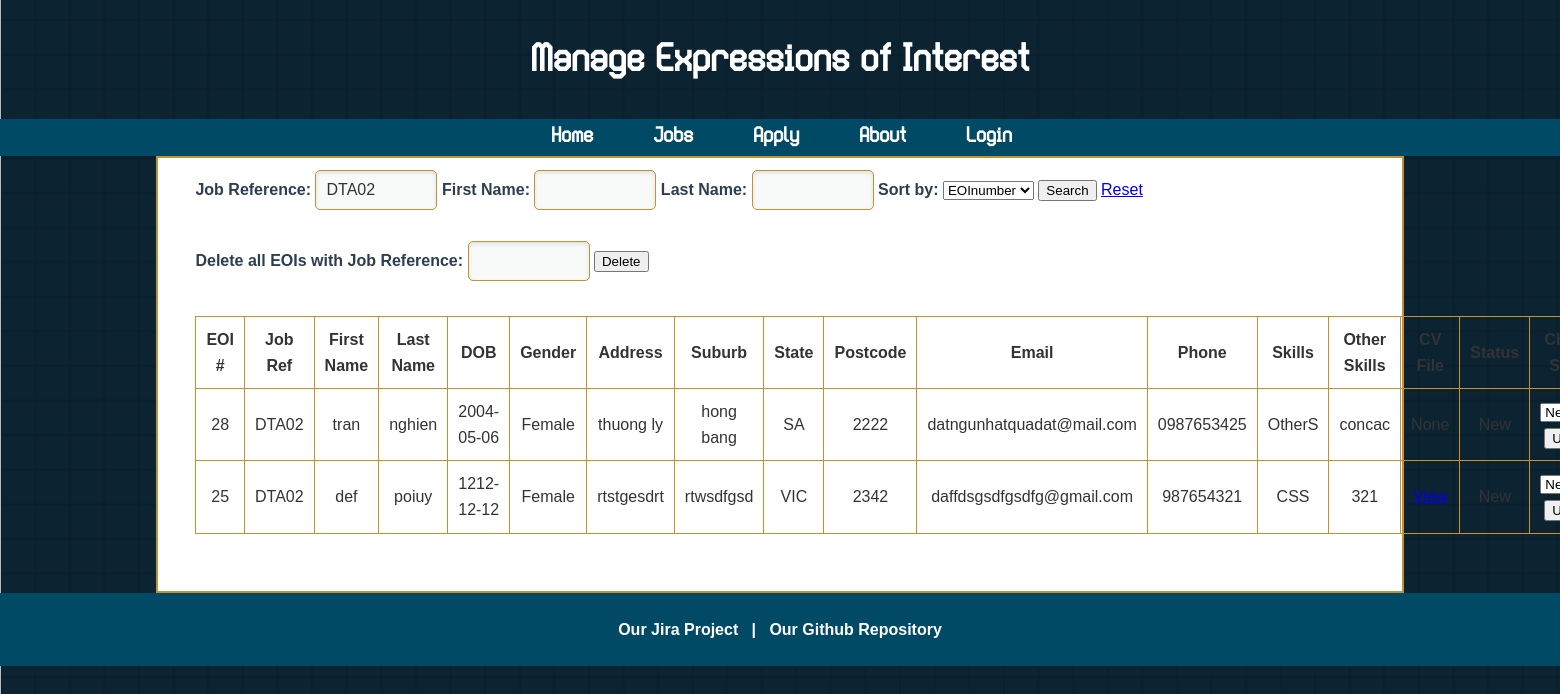
The app's page /manage.php?job_ref=DTA02 (signed in) with its own data.
### tables this page shows
CREATE TABLE `eoi` (
  `EOInumber` int(11) NOT NULL,
  `job_ref` varchar(50) DEFAULT NULL,
  `first_name` varchar(20) DEFAULT NULL,
  `last_name` varchar(20) DEFAULT NULL,
  `dob` date DEFAULT NULL,
  `gender` varchar(10) DEFAULT NULL,
  `address` varchar(40) DEFAULT NULL,
  `suburb` varchar(40) DEFAULT NULL,
  `state` varchar(3) DEFAULT NULL,
  `postcode` varchar(4) DEFAULT NULL,
  `email` varchar(100) DEFAULT NULL,
  `phone` varchar(12) DEFAULT NULL,
  `skill1` varchar(50) DEFAULT NULL,
  `skill2` varchar(50) DEFAULT NULL,
  `skill3` varchar(50) DEFAULT NULL,
  `skill4` varchar(50) DEFAULT NULL,
  `skill5` varchar(50) DEFAULT NULL,
  `skill6` varchar(50) DEFAULT NULL,
  `skill7` varchar(50) DEFAULT NULL,
  `skill8` varchar(50) DEFAULT NULL,
  `skill9` varchar(50) DEFAULT NULL,
  `skill10` varchar(50) DEFAULT NULL,
  `cv_filename` varchar(225) DEFAULT NULL,
  `other_skills` text DEFAULT NULL,
  `status` varchar(10) DEFAULT 'New'
);

### manage.php (the view, shortened to what this page needs)
<?php
include 'settings.php';
$where = [];
if (!empty($_GET['job_ref'])) {
    $job_ref = mysqli_real_escape_string($dbconn, $_GET['job_ref']);
    $where[] = "job_ref='$job_ref'";
}
$sort_fields = ['EOInumber', 'job_ref', 'first_name', 'last_name', 'status'];
$sort = isset($_GET['sort']) && in_array($_GET['sort'], $sort_fields) ? $_GET['sort'] : 'EOInumber';
$where_sql = $where ? "WHERE " . implode(" AND ", $where) : "";
$result = mysqli_query($dbconn, "SELECT * FROM eoi $where_sql ORDER BY $sort DESC");
?>
<?php include 'header.inc'; ?>
</head>
<body>
    <header>
        <h1>Manage Expressions of Interest</h1>
    </header>
<?php include 'nav.inc'; ?>
    <main>
<section>
    <form method="get" style="margin-bottom:1em;">
    <label>Job Reference: <input type="text" name="job_ref" value="<?php echo htmlspecialchars($_GET['job_ref'] ?? ''); ?>"></label>
    <label>First Name: <input type="text" name="first_name" value="<?php echo htmlspecialchars($_GET['first_name'] ?? ''); ?>"></label>
    <label>Last Name: <input type="text" name="last_name" value="<?php echo htmlspecialchars($_GET['last_name'] ?? ''); ?>"></label>
    <label>Sort by:
        <select name="sort">
            <?php
            foreach ($sort_fields as $field) {
                $selected = (isset($_GET['sort']) && $_GET['sort'] == $field) ? 'selected' : '';
                echo "<option value=\"$field\" $selected>$field</option>";
            }
            ?>
        </select>
    </label>
    <button type="submit">Search</button>
    <a href="manage.php">Reset</a>
    </form>
    <form method="post" style="margin-bottom:1em;">
        <label>Delete all EOIs with Job Reference: <input type="text" name="delete_job_ref" required></label>
        <button type="submit" onclick="return confirm('Are you sure you want to delete all EOIs for this job reference?');">Delete</button>
    </form>
    <table>
    <tr>
        <th>EOI #</th>
        <th>Job Ref</th>
        <th>First Name</th>
        <th>Last Name</th>
        <th>DOB</th>
        <th>Gender</th>
        <th>Address</th>
        <th>Suburb</th>
        <th>State</th>
        <th>Postcode</th>
        <th>Email</th>
        <th>Phone</th>
        <th>Skills</th>
        <th>Other Skills</th>
        <th>CV File</th>
        <th>Status</th>
        <th>Change Status</th>
    </tr>
    <?php
    if ($result && mysqli_num_rows($result) > 0) {
        while ($row = mysqli_fetch_assoc($result)) {
            $skills = [];
            for ($i = 1; $i <= 10; $i++) {
                if (!empty($row["skill$i"])) $skills[] = htmlspecialchars($row["skill$i"]);
            }
            $skills_str = implode(', ', $skills);
            echo "<tr>";
            echo "<td>" . htmlspecialchars($row['EOInumber']) . "</td>";
            echo "<td>" . htmlspecialchars($row['job_ref']) . "</td>";
            echo "<td>" . htmlspecialchars($row['first_name']) . "</td>";
            echo "<td>" . htmlspecialchars($row['last_name']) . "</td>";
            echo "<td>" . htmlspecialchars($row['dob']) . "</td>";
            echo "<td>" . htmlspecialchars($row['gender']) . "</td>";
            echo "<td>" . htmlspecialchars($row['address']) . "</td>";
            echo "<td>" . htmlspecialchars($row['suburb']) . "</td>";
            echo "<td>" . htmlspecialchars($row['state']) . "</td>";
            echo "<td>" . htmlspecialchars($row['postcode']) . "</td>";
            echo "<td>" . htmlspecialchars($row['email']) . "</td>";
            echo "<td>" . htmlspecialchars($row['phone']) . "</td>";
            echo "<td>" . $skills_str . "</td>";
            echo "<td>" . htmlspecialchars($row['other_skills']) . "</td>";
            if (!empty($row['cv_filename'])) {
                $cv_url = "uploads/" . urlencode($row['cv_filename']);
                echo "<td><a href='$cv_url' target='_blank'>View</a></td>";
            } else {
                echo "<td>None</td>";
            }
            echo "<td>" . htmlspecialchars($row['status']) . "</td>";
            echo "<td>
                <form method='post' style='display:inline;'>
                    <input type='hidden' name='update_status_id' value='" . intval($row['EOInumber']) . "'>
                    <select name='update_status'>
                        <option value='New'" . ($row['status']=='New'?' selected':'') . ">New</option>
                        <option value='Current'" . ($row['status']=='Current'?' selected':'') . ">Current</option>
                        <option value='Final'" . ($row['status']=='Final'?' selected':'') . ">Final</option>
                    </select>
                    <button type='submit'>Update</button>
                </form>
            </td>";
            echo "</tr>";
        }
    } else {
        echo "<tr><td colspan='17'>No EOIs found.</td></tr>";
    }
    ?>
    </table>
    </section>
</main>
<?php include 'footer.inc'; ?>
</body>
</html>

### style/styles.css (style rules this page uses)
body { font-family: Arial, sans-serif; line-height: 1.6; margin: 0; padding: 0; background: url('../images/background.png') no-repeat center center fixed; background-size: cover; background-color: #333; color: #333; opacity: 1; }
header, footer { position: relative; background-size: cover; color: white; text-align: center; padding: 2%; margin: 0; }
header h1, header p { font-family: 'Eightgon', sans-serif; position: relative; z-index: 1; margin: 0; padding: 0; }
header h1 { font-size: 2.2rem; }
main { border-radius: 5px; padding: 0px; margin-left: 10%; margin-right: 10%; }
section { margin: 0; padding: 3%; padding-top: 1%; border: 2.5px solid #C39131; background-color: white; }
form label { font-weight: bold; margin-bottom: 5px; color: #2c3e50; }
form input[type="text"], form input[type="date"], form textarea, form input[type="file"] form select { padding: 10px; margin-bottom: 15px; max-width: 100px; border-radius: 5px; border: 1px solid #C39131; background-color: #f3f6f68e; font-size: 16px; color: #333; box-shadow: inset 0px 2px 4px rgba(0, 0, 0, 0.1); }
table { width: 100%; border-collapse: collapse; margin: 20px 0; }
table th, table td { border: 1px solid #C39131; padding: 10px; text-align: center; color: #333; }
table th { font-weight: bold; }

### records on screen
eoi: EOInumber "28", job_ref "DTA02", first_name "tran", last_name "nghien", dob "2004-05-06", gender "Female", address "thuong ly", suburb "hong bang", state "SA", postcode "2222", email "datngunhatquadat@mail.com", phone "0987653425", skills_str "OtherS", other_skills "concac", cv_filename "None", status "New", update_status "New"
eoi: EOInumber "25", job_ref "DTA02", first_name "def", last_name "poiuy", dob "1212-12-12", gender "Female", address "rtstgesdrt", suburb "rtwsdfgsd", state "VIC", postcode "2342", email "daffdsgsdfgsdfg@gmail.com", phone "987654321", skills_str "CSS", other_skills "321", status "New", update_status "New"

### other values on screen
form field sort "EOInumber"
